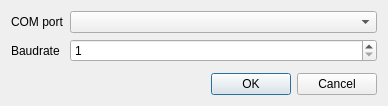
<?xml version="1.0" encoding="UTF-8"?>
<ui version="4.0">
 <class>SerialSettingsDialog</class>
 <widget class="QDialog" name="SerialSettingsDialog">
  <property name="geometry">
   <rect>
    <x>0</x>
    <y>0</y>
    <width>388</width>
    <height>106</height>
   </rect>
  </property>
  <property name="windowTitle">
   <string>Select device serial port</string>
  </property>
  <layout class="QVBoxLayout" name="verticalLayout">
   <item>
    <layout class="QFormLayout" name="formLayout">
     <item row="1" column="0">
      <widget class="QLabel" name="baudrateLabel">
       <property name="text">
        <string>Baudrate</string>
       </property>
      </widget>
     </item>
     <item row="1" column="1">
      <widget class="QSpinBox" name="baudrateBox">
       <property name="minimum">
        <number>1</number>
       </property>
       <property name="maximum">
        <number>1000000</number>
       </property>
      </widget>
     </item>
     <item row="0" column="0">
      <widget class="QLabel" name="comLabel">
       <property name="text">
        <string>COM port</string>
       </property>
      </widget>
     </item>
     <item row="0" column="1">
      <widget class="QComboBox" name="comBox"/>
     </item>
    </layout>
   </item>
   <item>
    <widget class="QDialogButtonBox" name="okBox">
     <property name="orientation">
      <enum>Qt::Horizontal</enum>
     </property>
     <property name="standardButtons">
      <set>QDialogButtonBox::Cancel|QDialogButtonBox::Ok</set>
     </property>
    </widget>
   </item>
  </layout>
 </widget>
 <resources/>
 <connections>
  <connection>
   <sender>okBox</sender>
   <signal>accepted()</signal>
   <receiver>SerialSettingsDialog</receiver>
   <slot>accept()</slot>
   <hints>
    <hint type="sourcelabel">
     <x>248</x>
     <y>254</y>
    </hint>
    <hint type="destinationlabel">
     <x>157</x>
     <y>274</y>
    </hint>
   </hints>
  </connection>
  <connection>
   <sender>okBox</sender>
   <signal>rejected()</signal>
   <receiver>SerialSettingsDialog</receiver>
   <slot>reject()</slot>
   <hints>
    <hint type="sourcelabel">
     <x>316</x>
     <y>260</y>
    </hint>
    <hint type="destinationlabel">
     <x>286</x>
     <y>274</y>
    </hint>
   </hints>
  </connection>
 </connections>
</ui>
